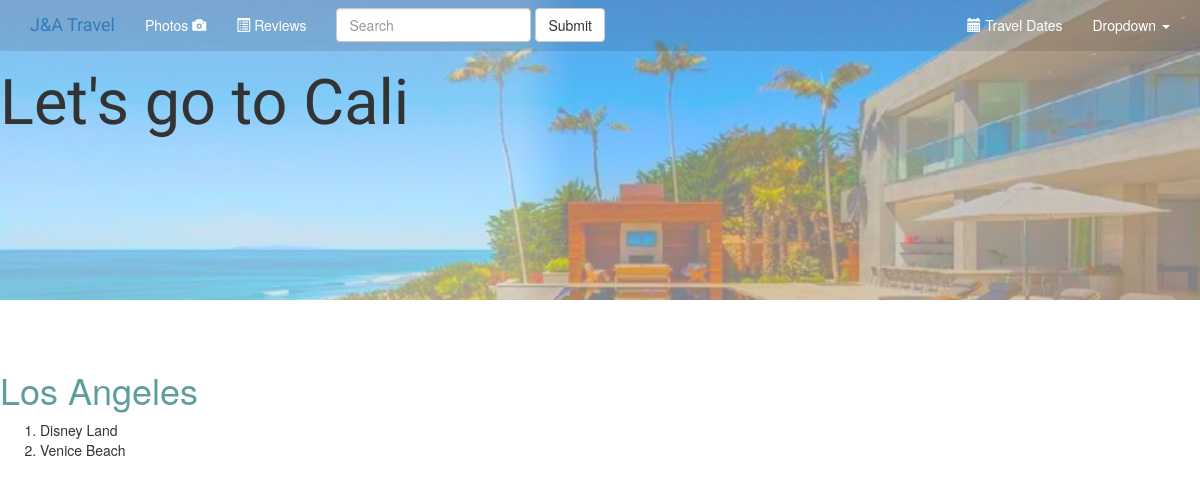
Page /travel/1 on the committed database.
### travel/models.py (models this page shows, shortened)
class Destination(models.Model):
    place = models.CharField(max_length=100)
    date = models.DateTimeField('travel_date')
    info = models.TextField(max_length=1000, default='This is a beautiful place')
    image = models.ImageField(default='None')

class Option(models.Model):
    destination = models.ForeignKey(Destination, on_delete=models.CASCADE)
    option_text = models.CharField(max_length=100)
    votes = models.IntegerField(default=0)

### travel/views.py (the view)
# urls.py: path('<int:destination_id>', views.detail, name='detail'),
def detail(request,destination_id):
    place = get_object_or_404(Destination, pk=destination_id)
    return render(request, 'travel/detail.html', {'place': place})

### travel/templates/travel/detail.html
{% extends 'travel/base.html' %}
{%block main_content%}
<h1 id="header">{{place.place}}</h1>
<ol>
{% for p in place.option_set.all %}
<li>{{p.option_text}}</li>
{% endfor %}
</ol>
{% endblock %}

### travel/static/travel/style.css (style rules this page uses)
#header { color:cadetblue; }

### rows in the picture
Destination: place "Los Angeles"
Option: option_text "Disney Land"
Option: option_text "Venice Beach"
